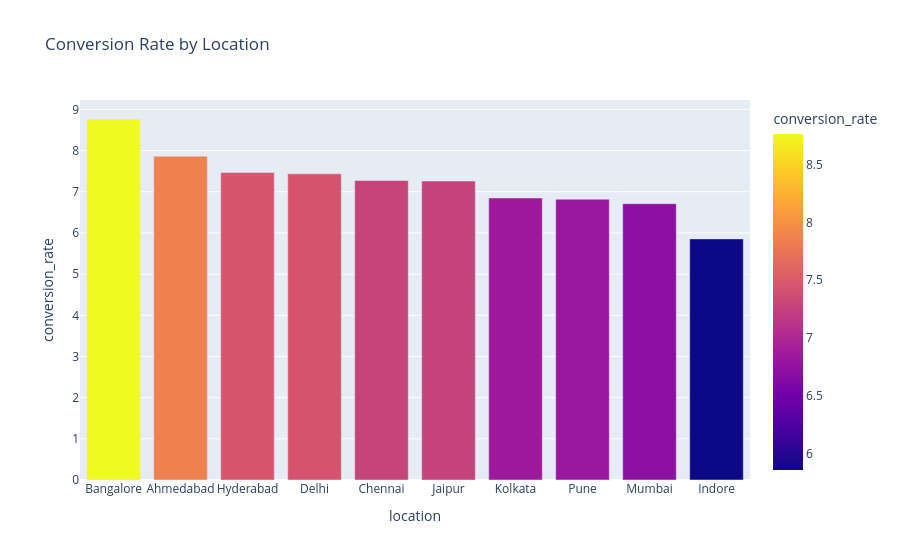

Notebook source saved alongside this figure:
### Code cell
location_conversion = df.groupby(
    "location"
).agg({
    "visited":"sum",
    "purchased":"sum"
})

location_conversion["conversion_rate"] = (
    location_conversion["purchased"] /
    location_conversion["visited"]
) * 100

location_conversion = (
    location_conversion
    .sort_values(
        "conversion_rate",
        ascending=False
    )
    .reset_index()
)

fig = px.bar(
    location_conversion,
    x="location",
    y="conversion_rate",
    color="conversion_rate",
    title="Conversion Rate by Location"
)

fig.show()

### Figure 1 — Plotly figure (JSON) as saved in the notebook; plotly's stock layout.template omitted (floating-point values rounded to 4 significant figures)
{"data": [{"hovertemplate": "location=%{x}<br>conversion_rate=%{marker.color}<extra></extra>", "legendgroup": "", "marker": {"color": [8.767, 7.863, 7.466, 7.435, 7.273, 7.261, 6.849, 6.818, 6.711, 5.856], "coloraxis": "coloraxis", "pattern": {"shape": ""}}, "name": "", "orientation": "v", "showlegend": false, "textposition": "auto", "type": "bar", "x": ["Bangalore", "Ahmedabad", "Hyderabad", "Delhi", "Chennai", "Jaipur", "Kolkata", "Pune", "Mumbai", "Indore"], "xaxis": "x", "y": [8.767, 7.863, 7.466, 7.435, 7.273, 7.261, 6.849, 6.818, 6.711, 5.856], "yaxis": "y"}], "layout": {"barmode": "relative", "coloraxis": {"colorbar": {"title": {"text": "conversion_rate"}}, "colorscale": [[0, "#0d0887"], [0.1111, "#46039f"], [0.2222, "#7201a8"], [0.3333, "#9c179e"], [0.4444, "#bd3786"], [0.5556, "#d8576b"], [0.6667, "#ed7953"], [0.7778, "#fb9f3a"], [0.8889, "#fdca26"], [1, "#f0f921"]]}, "legend": {"tracegroupgap": 0}, "title": {"text": "Conversion Rate by Location"}, "xaxis": {"anchor": "y", "domain": [0, 1], "title": {"text": "location"}}, "yaxis": {"anchor": "x", "domain": [0, 1], "title": {"text": "conversion_rate"}}}}
